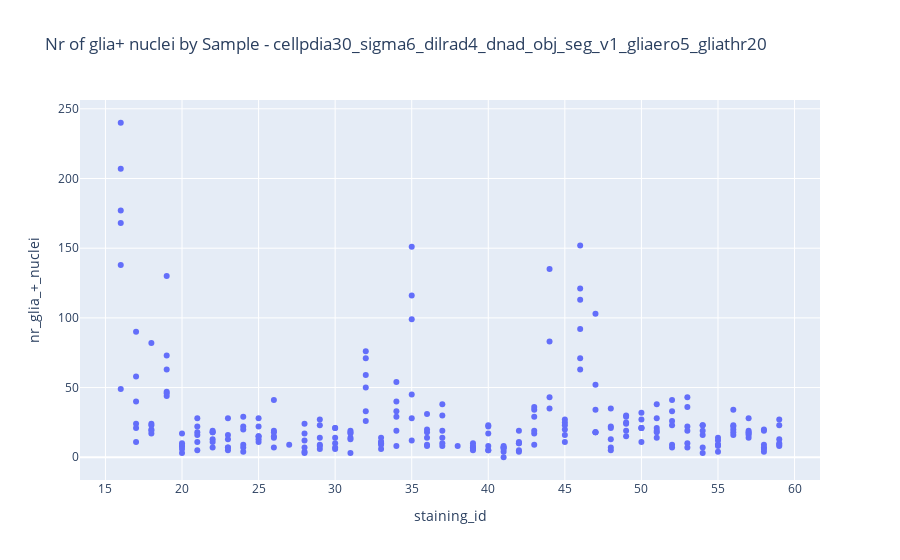

Here is the notebook cell this chart was saved with:
### Code cell
# Create the plot
fig = px.scatter(df, x='staining_id', y='nr_glia_+_nuclei',
                 hover_data=['tissue_location','index'], title=f'Nr of glia+ nuclei by Sample - {title}')

# Show the plot
fig.show()

### Figure 1 — Plotly figure (JSON) as saved in the notebook; plotly's stock layout.template omitted (floating-point values rounded to 4 significant figures; data arrays with more than 128 entries replaced by an {"elided": "..."} marker saying what was removed)
{"data": [{"customdata": {"elided": "252x2 mixed values"}, "hovertemplate": "staining_id=%{x}<br>nr_glia_+_nuclei=%{y}<br>tissue_location=%{customdata[0]}<br>index=%{customdata[1]}<extra></extra>", "legendgroup": "", "marker": {"color": "#636efa", "symbol": "circle"}, "mode": "markers", "name": "", "orientation": "v", "showlegend": false, "type": "scatter", "x": {"elided": "252 int values"}, "xaxis": "x", "y": {"elided": "252 int values"}, "yaxis": "y"}], "layout": {"legend": {"tracegroupgap": 0}, "title": {"text": "Nr of glia+ nuclei by Sample - cellpdia30_sigma6_dilrad4_dnad_obj_seg_v1_gliaero5_gliathr20"}, "xaxis": {"anchor": "y", "domain": [0, 1], "title": {"text": "staining_id"}}, "yaxis": {"anchor": "x", "domain": [0, 1], "title": {"text": "nr_glia_+_nuclei"}}}}
